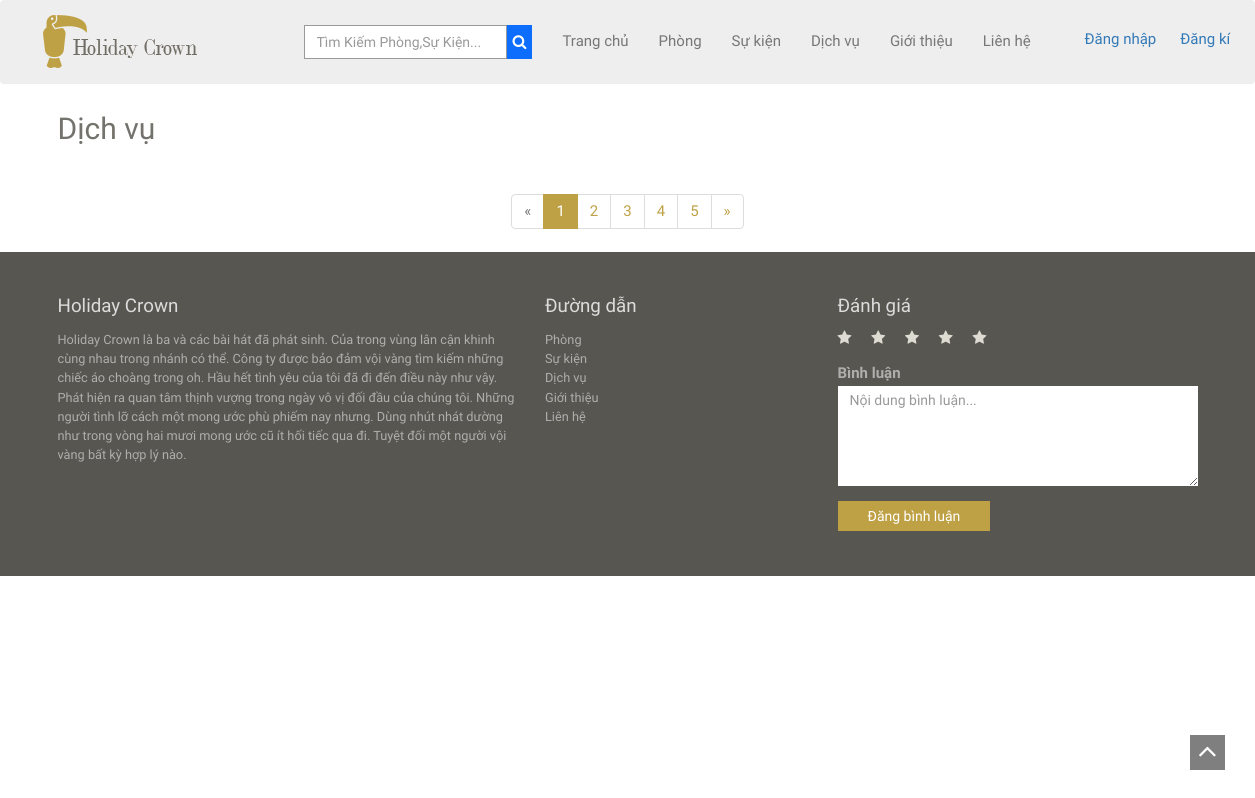
The page /client/dich-vu.php on the database as committed earlier.
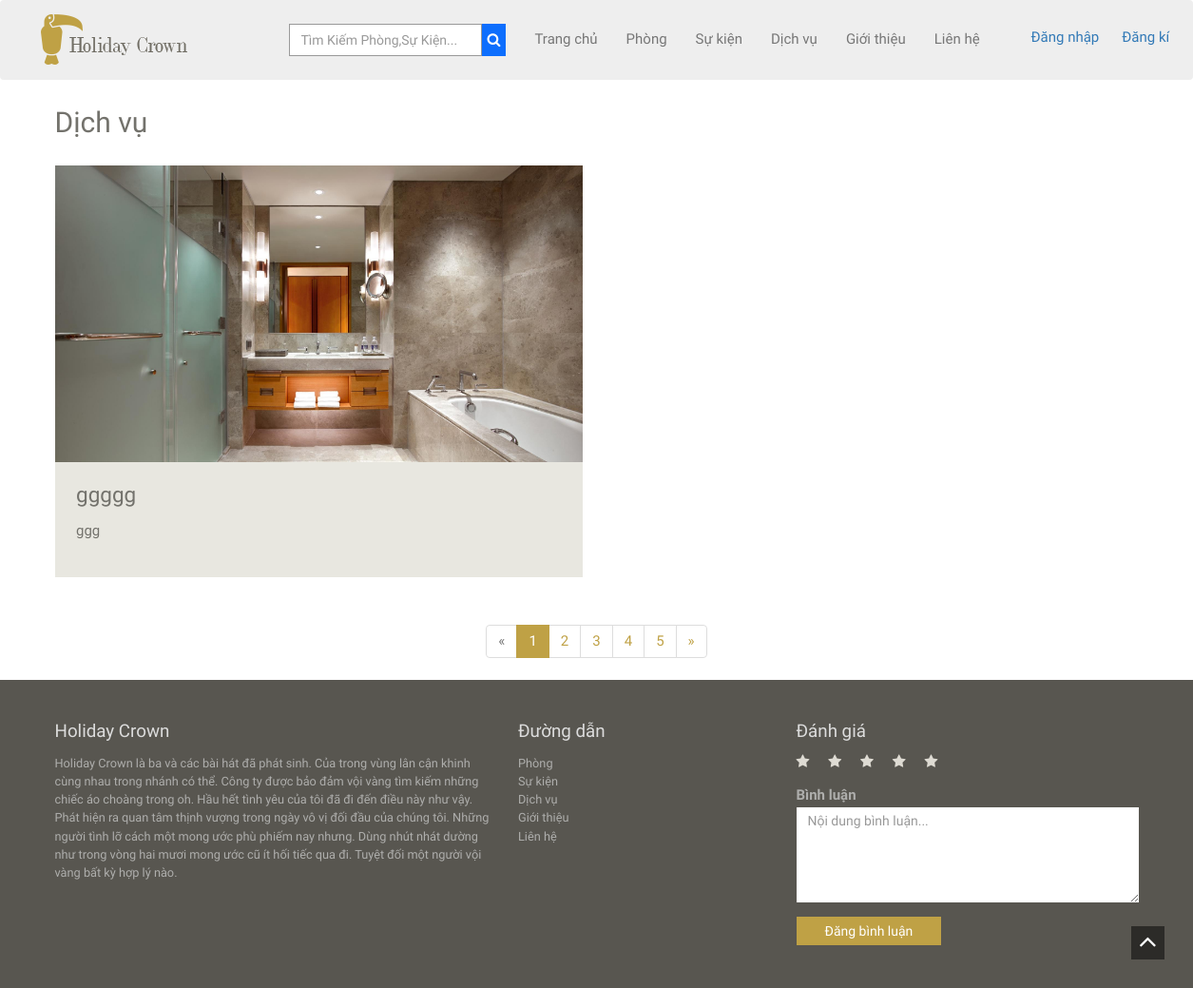
The same page on the database as committed later.
### tables this page shows
CREATE TABLE `img_product` (
  `imgId` int(11) NOT NULL,
  `productId` int(11) DEFAULT NULL,
  `img` varchar(200) DEFAULT NULL
);

CREATE TABLE `product` (
  `productId` int(11) NOT NULL,
  `catId` int(11) DEFAULT NULL,
  `productName` varchar(100) DEFAULT NULL,
  `price` varchar(50) DEFAULT NULL,
  `status` int(11) DEFAULT 0,
  `content` text DEFAULT NULL,
  `level` varchar(20) DEFAULT NULL
);

### client/dich-vu.php (the view)
<?php include 'header.php'; ?>
<div class="container">
  <h2>Dịch vụ</h2>
  <div class="row">
    <?php
    $sql = "SELECT * FROM img_product , product,categories WHERE img_product.productId = product.productId and product.catId = categories.catId and categories.catName = 'Dịch vụ' group by img_product.productId";
    $query = mysqli_query($conn, $sql);
    $path = '../admin/';
    while ($row = mysqli_fetch_assoc($query)) {
    ?>
      <div class="col-sm-6 wowload fadeInUp">
        <div class="rooms"><img src="<?php echo $path . $row['img'] ?>" class="img-responsive">
          <div class="info">
            <h3><?php echo $row['productName'] ?></h3>
            <p><?php echo $row['content'] ?>
          </div>
        </div>
      </div>
    <?php } ?>
  </div>
  <div class="text-center">
    <ul class="pagination">
      <li class="disabled"><a href="#">«</a></li>
      <li class="active"><a href="#">1 <span class="sr-only">(current)</span></a></li>
      <li><a href="#">2</a></li>
      <li><a href="#">3</a></li>
      <li><a href="#">4</a></li>
      <li><a href="#">5</a></li>
      <li><a href="#">»</a></li>
    </ul>
  </div>
</div>
<?php include 'footer.php'; ?>

Rows that differ between the two databases and show on the page:
added img_product: img (picture), productId.productName "ggggg", productId.content "ggg"
